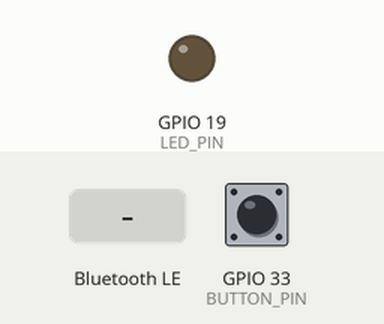
A sketch run on a simulated ESP32. On the bench: output pins drawn as LEDs (lit = HIGH). Dashed ring = blinking. The inputs (shaded band) are chosen by the test bench; at power-on: GPIO 33 (BUTTON_PIN) HIGH. EEPROM starts erased; nothing arrives over Bluetooth unless stated; a phone connects over Bluetooth LE 3 s after start; what the sketch prints to the serial monitor is not drawn.

Above: at 1.2 s.
1.3 s: GPIO 33 (BUTTON_PIN) pulled LOW for 0.15 s
At 2.5 s:
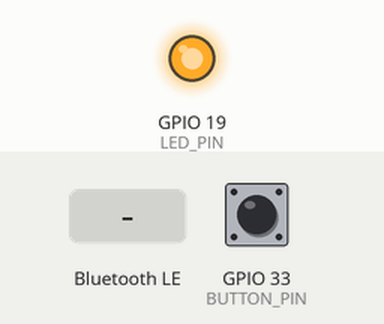
3.0 s: Bluetooth LE write "led_blink" received
At 3.9 s:
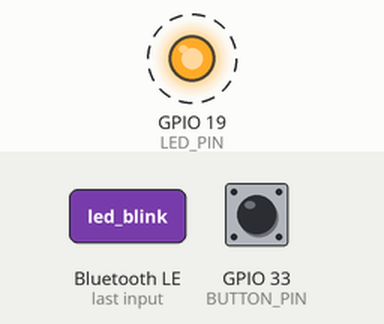
6.0 s: Bluetooth LE write "led_stop" received
At 7.2 s:
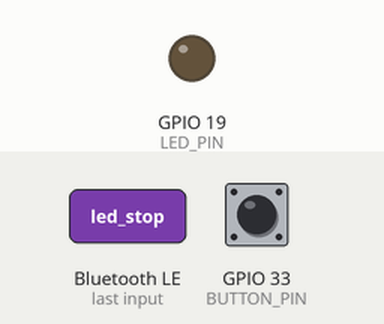
7.5 s: Bluetooth LE write "stopBle" received
9.0 s: GPIO 33 (BUTTON_PIN) pulled LOW for 1 s
At 9.5 s:
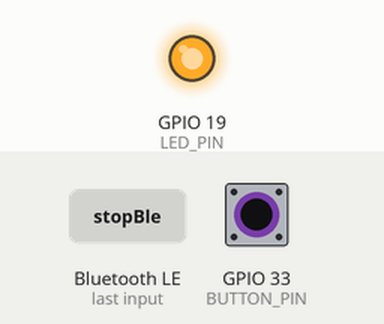
Timing chart, 0 to 12.0 s (numbered marks = the images above; inputs shaded):
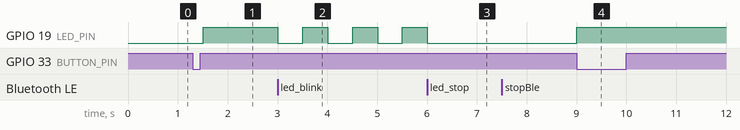

The sketch:

bluetooth.ino
```cpp
#include <NimBLEDevice.h>
#include <ArduinoJson.h>
#include <WiFi.h>

#include <Preferences.h>


#define SERVICE_UUID        "12345678-1234-1234-1234-1234567890ab"
#define WRITE_CHAR_UUID     "abcdef02-1234-1234-1234-abcdefabcdef"
#define NOTIFY_CHAR_UUID    "abcdef03-1234-1234-1234-abcdefabcdef"

#define BUTTON_PIN 33
#define LED_PIN    19

volatile bool startBLERequested = false;
bool bleStarted = false;

unsigned long lastActivity = 0;
const unsigned long BLE_TIMEOUT = 120000;

NimBLECharacteristic* notifyChr;

String json_id_op_url = "";

int id_object = 1;
String id_object_profile = "";

String wifi_ssid = "";
String wifi_password = "";
String base_url = "";

////var blink led //
volatile bool ledBlinking = false;
bool ledBlinkingVar = false;


// ==== ISR ====
void IRAM_ATTR onButtonPressedBluetooth() {
  startBLERequested = true;
}

/////////////BLE ///////////////////


// ==== BLE CALLBACK ====
class MyCallbacks : public NimBLECharacteristicCallbacks {
  void onWrite(NimBLECharacteristic* pChr, NimBLEConnInfo& info) override {
    String value = pChr->getValue().c_str();
    Serial.print("📥 Reçu Flutter : ");
    Serial.println(value);
    lastActivity = millis();


    if (value == "led_blink") {
      ledBlinking = true;
    } else if (value == "led_stop") {
      ledBlinking = false;
      digitalWrite(LED_PIN, LOW);
    } else if (value == "stopBle") {
        stopBLE();
    } else {

      // On tente de parser comme un JSON
      StaticJsonDocument<512> doc;
      DeserializationError error = deserializeJson(doc, value);

      if (!error) {
        Preferences prefs;

        if (doc.containsKey("wifi_user") && doc.containsKey("wifi_password")) {
          wifi_ssid = doc["wifi_user"].as<String>();
          wifi_password = doc["wifi_password"].as<String>();

          Serial.println("✅ Identifiants Wi-Fi reçus :");
          Serial.println("SSID: " + wifi_ssid);
          Serial.println("Password: " + wifi_password);


          bool wifiOk = testWiFiConnection(wifi_ssid, wifi_password);

          String result = wifiOk ? "wifi_ok" : "wifi_fail";

          if (result == "wifi_ok"){
            // Sauvegarde en NVS
            prefs.begin("save_data", false); // false = écriture
            prefs.putString("ssid", wifi_ssid);
            prefs.putString("pass", wifi_password);
            prefs.end();

            Preferences prefs;
            prefs.begin("save_data", true);
            wifi_ssid = prefs.getString("ssid", "");
            wifi_password = prefs.getString("pass", "");
            prefs.end();


          }

          if (result == "wifi_ok" && id_object_profile != ""){
            Serial.println("id----: " + result);
            result = "{ \"id_object_profile\": \"" + id_object_profile + "\" }";
            Serial.println("id----: " + result);
          }

          notifyChr->setValue(result.c_str());
          notifyChr->notify();


        }

        // Dans le callback BLE
        if (doc.containsKey("id_object_profile") && doc.containsKey("base_url")) {

            String jsonString;
            serializeJson(doc, jsonString);
            prefs.begin("save_data", false);
            prefs.putString("json_id_op_url", jsonString);
            prefs.end();

            id_object_profile = doc["id_object_profile"].as<String>();
            base_url = doc["base_url"].as<String>();


            Serial.println("💾 Données sauvegardées avec succès !");

            String result = String(id_object);
            notifyChr->setValue(result.c_str());
            notifyChr->notify();

            ledBlinking = false;
            digitalWrite(LED_PIN, LOW);
        }
      }else {
        Serial.println("❌ Erreur de parsing JSON");
      }
    }

  }
};


// ==== BLE START ====
void startBLE() {
  Serial.println("🚀 Activation du BLE !");
  NimBLEDevice::init("ESP32-Plante");
  NimBLEDevice::setPower(ESP_PWR_LVL_P9);

  auto* server = NimBLEDevice::createServer();
  auto* service = server->createService(SERVICE_UUID);

  auto* writeChr = service->createCharacteristic(
    WRITE_CHAR_UUID,
    NIMBLE_PROPERTY::WRITE
  );
  writeChr->setCallbacks(new MyCallbacks());

  notifyChr = service->createCharacteristic(
    NOTIFY_CHAR_UUID,
    NIMBLE_PROPERTY::NOTIFY
  );

  service->start();

  NimBLEAdvertising* adv = NimBLEDevice::getAdvertising();
  adv->addServiceUUID(SERVICE_UUID);

  NimBLEAdvertisementData scanData;
  scanData.setName("ESP32-Plante");
  adv->setScanResponseData(scanData);
  adv->addServiceUUID(SERVICE_UUID);

  adv->start();

  if (!ledBlinking) {
    digitalWrite(LED_PIN, HIGH);
  }

  bleStarted = true;
  lastActivity = millis(); // ⏱ Initialiser le timer

  Serial.println("🔵 BLE prêt et visible pour appairage.");
}

// ==== BLE STOP ====
void stopBLE() {
  Serial.println("🛑 Désactivation du BLE (inactivité)");
  NimBLEDevice::getAdvertising()->stop();
  NimBLEDevice::deinit(true);
  ledBlinking = false;
  digitalWrite(LED_PIN, LOW);
  bleStarted = false;
}

// ==== BLE TASK ====
void taskBleUse(void * parameter) {
  while (1) {
    if (startBLERequested && !bleStarted) {
      startBLERequested = false;
      startBLE();
    }

    // ⏱ Stop si aucune activité depuis 30 sec
    if ((bleStarted && (millis() - lastActivity > BLE_TIMEOUT))) {
      stopBLE();
    }

    vTaskDelay(500 / portTICK_PERIOD_MS);
  }
}

/////////////////////////////

void loadPreferences() {
  Preferences prefs;

  prefs.begin("save_data", true);
  wifi_ssid = prefs.getString("ssid", "");
  wifi_password = prefs.getString("pass", "");
  json_id_op_url = prefs.getString("json_id_op_url", "");
  prefs.end();

  StaticJsonDocument<512> doc;
  DeserializationError error = deserializeJson(doc, json_id_op_url); // ✅ ici c'est json_id_op_url

  if (!error) {
    if (doc.containsKey("id_object_profile")) {
      id_object_profile = doc["id_object_profile"].as<String>();
    }
    if (doc.containsKey("base_url")) {
      base_url = doc["base_url"].as<String>();
    }
  } else {
    Serial.println("❌ Erreur de parsing JSON depuis la mémoire");
  }
}


// ==== SETUP ====
void setup() {
  Serial.begin(115200);

  loadPreferences();

  Serial.println("📂 Données chargées depuis la mémoire :");
  Serial.println("SSID: " + wifi_ssid);
  Serial.println("Password: " + wifi_password);
  Serial.println("ID Object Profile: " + id_object_profile);
  Serial.println("Base URL: " + base_url);


  pinMode(LED_PIN, OUTPUT);
  pinMode(BUTTON_PIN, INPUT_PULLUP);

  attachInterrupt(digitalPinToInterrupt(BUTTON_PIN), onButtonPressedBluetooth, FALLING);

  xTaskCreate(taskBleUse, "BLE Task", 4096, NULL, 1, NULL);

  xTaskCreate(taskLedBlink, "LED Blink Task", 2048, NULL, 1, NULL);

  xTaskCreate(taskPushIdObject, "Push id object Task", 2048, NULL, 1, NULL);
}


///////// Task //////////

/// LED //////////

void taskLedBlink(void *parameter) {
  bool previousBlinkState = false;

  while (1) {
    if (ledBlinking) {
      digitalWrite(LED_PIN, ledBlinkingVar);
      ledBlinkingVar = !ledBlinkingVar;
    } else if (previousBlinkState) {
      // On vient de passer de ON à OFF, on éteint proprement la LED
      digitalWrite(LED_PIN, LOW);
      ledBlinkingVar = false;  // Réinitialise la variable
    }

    previousBlinkState = ledBlinking;
    vTaskDelay(500 / portTICK_PERIOD_MS);
  }
}

/// Push id_object //////////

void taskPushIdObject(void *parameter) {
  while (1) {
    if (bleStarted) {
      String msg = String(id_object);
      notifyChr->setValue(msg.c_str());
      notifyChr->notify();
      Serial.println("📤 Envoyé : " + msg);
    }

    vTaskDelay(3000 / portTICK_PERIOD_MS);
  }
}


////////////////////

////// TEST WIFI ////////
bool testWiFiConnection(const String& ssid, const String& password) {
  WiFi.disconnect(true);
  WiFi.begin(ssid.c_str(), password.c_str());

  Serial.println("🔌 Connexion Wi-Fi en cours...");

  unsigned long startAttemptTime = millis();
  const unsigned long timeout = 10000; // 10 secondes

  while (WiFi.status() != WL_CONNECTED && millis() - startAttemptTime < timeout) {
    delay(500);
    Serial.print(".");
  }

  if (WiFi.status() == WL_CONNECTED) {
    Serial.println("\n✅ Connexion Wi-Fi réussie !");
    return true;
  } else {
    Serial.println("\n❌ Échec de connexion Wi-Fi.");
    return false;
  }
}

/////////////////////////

///////////////////////////

// ==== LOOP ====
void loop() {
  delay(1000);
}
```

Measured:
- after the input at 1.3 s, GPIO 19 (LED_PIN): LOW → HIGH after 0.21 s
- after the input at 3.0 s, GPIO 19 (LED_PIN): alternates HIGH for 0.50 s and LOW for 0.50 s, starting at once
- after the input at 6.0 s, GPIO 19 (LED_PIN): goes on until 6.0 s, then stays LOW
- after the input at 7.5 s, every drawn part: stays the same
- after the input at 9.0 s, GPIO 19 (LED_PIN): LOW → HIGH at once
